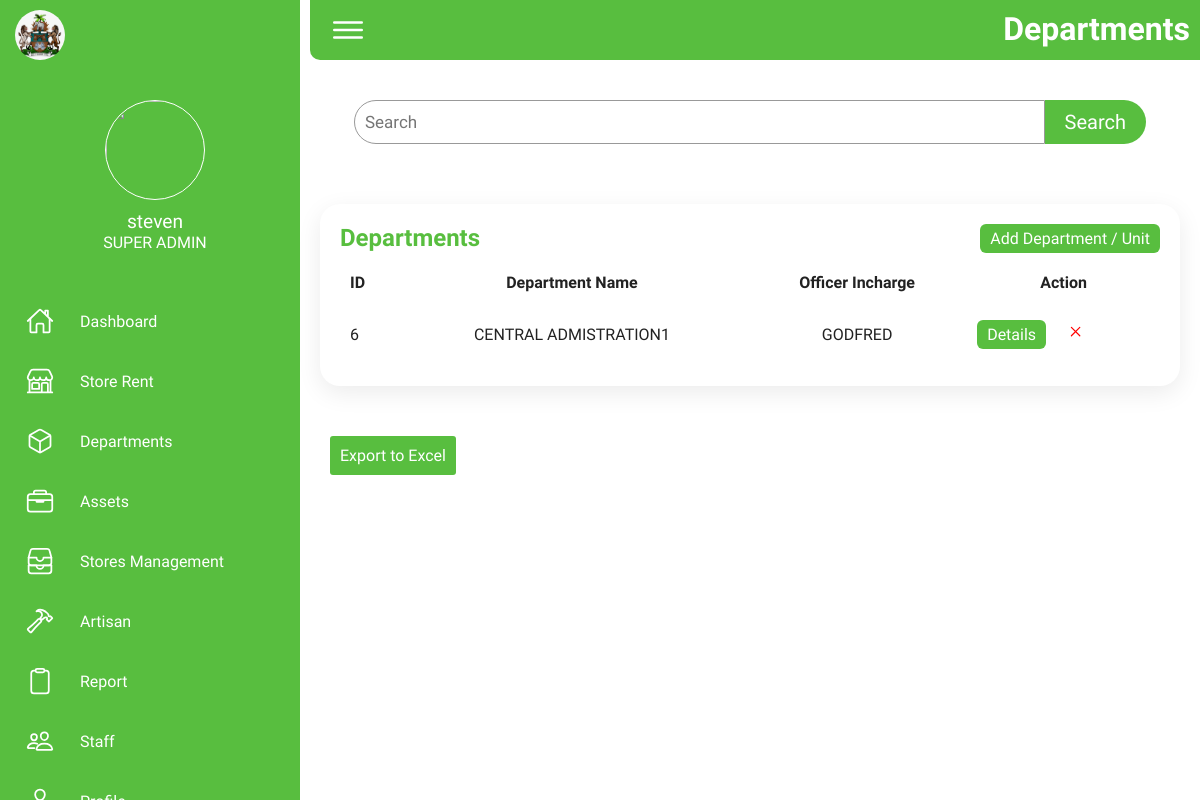
The page /department (signed in) on the database as committed earlier.
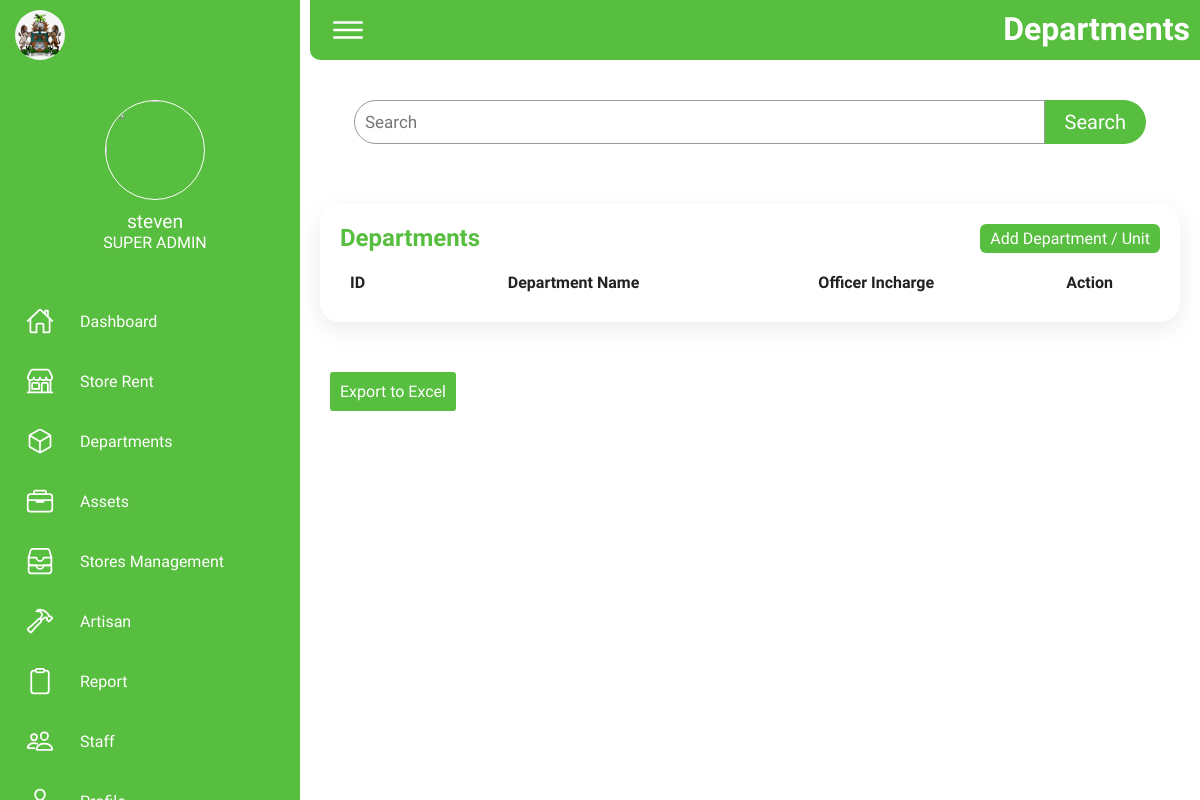
The same page on the database as committed later.
### tables this page shows
CREATE TABLE department (
                id INTEGER PRIMARY KEY AUTOINCREMENT,
                department_name text,
                officer text
                );

### app.py (the view)
@app.route('/department')
@login_required(role='SUPER ADMIN')
def department():
    if 'user_id' in session:
        user_id = session['user_id']  # Get the user ID from the session
        user = get_user_by_id(user_id)
        conn, cursor = get_department_db_connection()
        cursor.execute("SELECT * FROM department")
        department_list = cursor.fetchall()
        conn.close()
        if user:
            username = user['username']
            role = user['role']
            image = user['image']
            return render_template('super_admin/department.html', username=username, role=role, departments=department_list, image=image)  # noqa
    return redirect(url_for('index'))

### app.py (called while the page is built)
def get_users_db_connection():
    conn_users = sqlite3.connect('instance/users.db')
    conn_users.row_factory = sqlite3.Row
    return conn_users, conn_users.cursor()

def get_user_by_id(user_id):
    conn_users, cursor = get_users_db_connection()
    cursor.execute('SELECT * FROM users WHERE id = ?', (user_id,))
    user = cursor.fetchone()
    conn_users.close()
    return user

def login_required(role=None):
    def wrapper(fn):
        @wraps(fn)
        def decorated_view(*args, **kwargs):
            if 'user_id' not in session:
                return redirect(url_for('index'))
            user_id = session['user_id']
            user = get_user_by_id(user_id)
            if not user:
                return redirect(url_for('index'))
            user_role = user['role']
            if role and user_role != role:
                return redirect(url_for('index'))
            return fn(*args, **kwargs)
        return decorated_view
    return wrapper

def get_department_db_connection():
    conn = sqlite3.connect('instance/department.db')
    conn.row_factory = sqlite3.Row
    return conn, conn.cursor()

### templates/super_admin/department.html
{% extends '/super_admin/base.html' %} {% block heading %} Departments {%
endblock %} {% block content %}
<div class="search-container">
  <form class="search" action="{{url_for ('department_search')}}" method="GET">
    <input type="search" name="search" id="search" placeholder="Search" />
    <input type="submit" value="Search" />
  </form>
</div>
<div class="details">
  <div class="recentOrders">
    <div class="cardHeader">
      <h2>Departments</h2>
      <a href="{{url_for ('choose')}}" class="btn">Add Department / Unit</a>
    </div>
    <table>
      <thead>
        <tr>
          <td>ID</td>
          <td>Department Name</td>
          <td>Officer Incharge</td>
          <td>Action</td>
        </tr>
      </thead>
      <tbody>
        {% for department in departments %}
        <tr>
          <td>{{department.id}}</td>
          <td>{{department.department_name}}</td>
          <td>{{department.officer}}</td>
          <td class="action">
            <a
              href="{{ url_for('more_department', department_name=department.department_name) }}"
              class="btn"
              >Details</a
            >
            <a
              href="{{ url_for('delete_department', department_name=department.department_name) }}"
              class="delete"
              ><ion-icon name="close-outline"></ion-icon
            ></a>
          </td>
        </tr>
        {% endfor %}
      </tbody>
    </table>
  </div>
</div>
<div class="export-container">
  <a href="#" class="export">Export to Excel</a>
</div>
{% endblock %}

Rows that differ between the two databases and show on the page:
removed department: id "6", department_name "CENTRAL ADMISTRATION1", officer "GODFRED"
